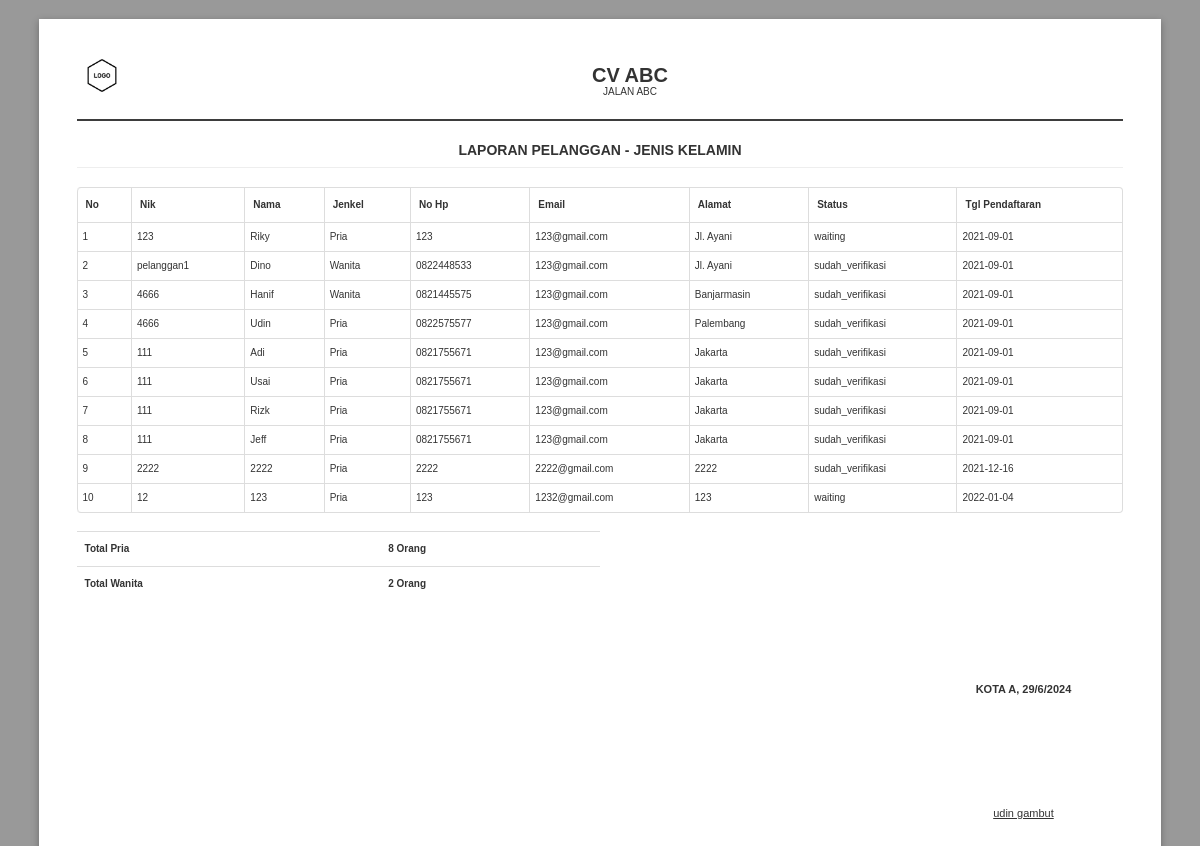
/laporan-pelanggan-jenkel.php, run on the app's committed database.
### tables this page shows
CREATE TABLE `pelanggan` (
  `id` int(11) NOT NULL,
  `kode` varchar(50) DEFAULT NULL,
  `nik` varchar(150) DEFAULT NULL,
  `nama` varchar(150) DEFAULT NULL,
  `alamat` text DEFAULT NULL,
  `hp` varchar(18) DEFAULT NULL,
  `username` varchar(50) DEFAULT NULL,
  `password` varchar(50) DEFAULT NULL,
  `verifikasi` enum('sudah_verifikasi','waiting','data_tidak_valid') DEFAULT NULL,
  `email` varchar(100) DEFAULT NULL,
  `tgl_daftar` date DEFAULT NULL,
  `jenkel` enum('Pria','Wanita') NOT NULL
);

CREATE TABLE `pengaturan` (
  `id` int(11) NOT NULL,
  `ttd` varchar(150) DEFAULT NULL
);

### koneksi.php (called while the page is built, shortened)
<?php
function format_tanggal($waktu)
{
    $hari_array = array(
        'Minggu',
        'Senin',
        'Selasa',
        'Rabu',
        'Kamis',
        'Jumat',
        'Sabtu'
    );
    $hr = date('w', strtotime($waktu));
    $tanggal = date('j', strtotime($waktu));
    $bulan_array = array(
        1 => 'Januari',
        2 => 'Februari',
        3 => 'Maret',
        4 => 'April',
        5 => 'Mei',
        6 => 'Juni',
        7 => 'Juli',
        8 => 'Agustus',
        9 => 'September',
        10 => 'Oktober',
        11 => 'November',
        12 => 'Desember',
    );
    $bl = date('n', strtotime($waktu));
    $tahun = date('Y', strtotime($waktu));
    return "$tanggal/$bl/$tahun";
}

### laporan-pelanggan-jenkel.php (the view, shortened to what this page needs)
<!DOCTYPE html>
<html lang="en">
<head>
  <link rel="stylesheet" href="assets/dist/css/normalize.min.css">
  <link rel="stylesheet" href="assets/dist/css/paper.css">
  <link rel="stylesheet" href="assets/dist/css/bs.css">
</head>
<body class="A4 landscape">
     <?php
              include('koneksi.php');
     ?>
  <section class="sheet padding-10mm" style="height: auto;font-size: 10px;">
    <img src="assets/gambar/logo.png" style="width: 50px;float: left;margin-right: 10px;"  class="text-center">
    <h1 class="text-center" style="margin-bottom: -10px;">CV ABC</h1>
    <p class="text-center" style="margin-bottom: 0px;">JALAN ABC</p>
    <br>
    <div style="width: 100%;height: 2px;background-color: #3d3d3d;-webkit-print-color-adjust: exact;"></div>
      <h4 class="text-center">LAPORAN PELANGGAN - Jenis Kelamin</h4>
        <hr>
       <table class="table table-bordered" id="example2">
          <thead>
            <tr>
              <th>No</th>
              <th>Nik</th>
              <th>Nama</th>
              <th>Jenkel</th>
              <th>No Hp</th>
              <th>Email</th>
              <th>Alamat</th>
              <th>Status</th>
              <th>Tgl Pendaftaran</th>
            </tr>
          </thead>
          <tbody>
            <?php
              $datas = mysqli_query($koneksi, "select pelanggan.*, (select count(*) from pelanggan where pelanggan.jenkel ='Pria') as total_pria, (select count(*) from pelanggan where pelanggan.jenkel ='Wanita') as total_wanita from pelanggan") or die(mysqli_error($koneksi));
              $no = 1;
              while($row = mysqli_fetch_assoc($datas)) {
            ?>
          <tr>
            <td ><?= $no; ?></td>
            <td><?= $row['nik']; ?></td>
            <td><?= $row['nama']; ?></td>
            <td><?= $row['jenkel']; ?></td>
            <td><?= $row['hp']; ?></td>
            <td><?= $row['email']; ?></td>
            <td><?= $row['alamat']; ?></td>
            <td><?= $row['verifikasi']; ?></td>
            <td><?= $row['tgl_daftar']; ?></td>
          </tr>
            <?php $no++; } ?>
          </tbody>
        </table>
<table class="table" style="width:50%;">
  <?php
$datas = mysqli_query($koneksi, "select (select count(*) from pelanggan where pelanggan.jenkel ='Pria') as total_pria, (select count(*) from pelanggan where pelanggan.jenkel ='Wanita') as total_wanita") or die(mysqli_error($koneksi));
 $row  = mysqli_fetch_assoc($datas);
  ?>
  <tr>
    <th>Total Pria</th>
    <th><?= $row['total_pria']; ?> Orang</th>
  </tr>
  <tr>
    <th>Total Wanita</th>
    <th><?= $row['total_wanita']; ?> Orang</th>
  </tr>
</table>
<table style="width: 200px;font-size: 11px;float:right;margin-top: 60px;">
                    <tr>
                      <th colspan="2">KOTA A, <?= format_tanggal(date('Y-m-d')); ?></th>
                    </tr>
                    <tr style="height: 100px;">
                      <td style="width: 50%">
                      </td>
                    </tr>
                    <tr>
                      <td>
                        <span style="text-decoration: underline;">
                          <?php $data_ttd   = mysqli_query($koneksi, "select * from pengaturan where id = '1'");
                   $row_ttd  = mysqli_fetch_assoc($data_ttd);
                   ?>
                   <?= $row_ttd['ttd']; ?>
                        </span>
                        <br>
                      </td>
                    </tr>
                </table>
  </section>
</body>
</html>

### laporan-pelanggan-jenkel.php (style rules this page uses)
body { background-color: #999; }
* { font-family: "Arial"; }
.text-center { text-align: center; }
h1 { font-size: 20px; }
h4 { margin-top: 20px; text-transform: uppercase; margin-bottom: -10px; }
td { padding: 5px !important; text-align: center; vertical-align: middle !important; }

### data on the page
pelanggan: nik "123", nama "Riky", jenkel "Pria", hp "123", email "123@gmail.com", alamat "Jl. Ayani", verifikasi "waiting", tgl_daftar "2021-09-01"
pelanggan: nik "pelanggan1", nama "Dino", jenkel "Wanita", hp "0822448533", email "123@gmail.com", alamat "Jl. Ayani", verifikasi "sudah_verifikasi", tgl_daftar "2021-09-01"
pelanggan: nik "4666", nama "Hanif", jenkel "Wanita", hp "0821445575", email "123@gmail.com", alamat "Banjarmasin", verifikasi "sudah_verifikasi", tgl_daftar "2021-09-01"
pelanggan: nik "4666", nama "Udin", jenkel "Pria", hp "0822575577", email "123@gmail.com", alamat "Palembang", verifikasi "sudah_verifikasi", tgl_daftar "2021-09-01"
pelanggan: nik "111", nama "Adi", jenkel "Pria", hp "0821755671", email "123@gmail.com", alamat "Jakarta", verifikasi "sudah_verifikasi", tgl_daftar "2021-09-01"
pelanggan: nik "111", nama "Usai", jenkel "Pria", hp "0821755671", email "123@gmail.com", alamat "Jakarta", verifikasi "sudah_verifikasi", tgl_daftar "2021-09-01"
pelanggan: nik "111", nama "Rizk", jenkel "Pria", hp "0821755671", email "123@gmail.com", alamat "Jakarta", verifikasi "sudah_verifikasi", tgl_daftar "2021-09-01"
pelanggan: nik "111", nama "Jeff", jenkel "Pria", hp "0821755671", email "123@gmail.com", alamat "Jakarta", verifikasi "sudah_verifikasi", tgl_daftar "2021-09-01"
pelanggan: nik "2222", nama "2222", jenkel "Pria", hp "2222", email "2222@gmail.com", alamat "2222", verifikasi "sudah_verifikasi", tgl_daftar "2021-12-16"
pelanggan: nik "12", nama "123", jenkel "Pria", hp "123", email "1232@gmail.com", alamat "123", verifikasi "waiting", tgl_daftar "2022-01-04"
pengaturan: ttd "udin gambut"

### other printed values
$row['total_pria'] "8"
$row['total_wanita'] "2"
